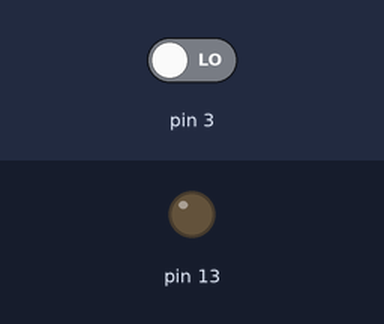
Recording of a sketch running on a simulated Arduino Uno, built with avr-gcc and run on an emulated ATmega328P. On the bench: output pins drawn as LEDs (lit = HIGH). The inputs (shaded band) are chosen by the test bench; at power-on: pin 3 LOW.

Above: at 1.2 s.
1.3 s: pin 3 driven HIGH
At 1.9 s:
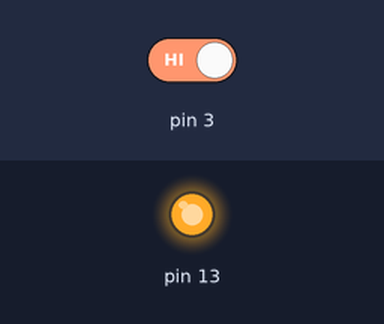
2.8 s: pin 3 driven LOW
At 4.2 s:
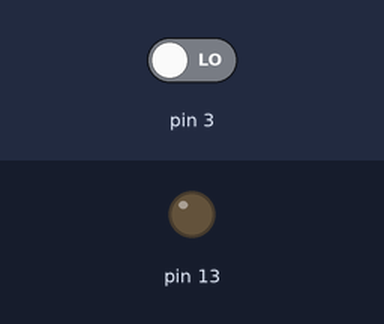
Timing chart, 0 to 5.8 s (numbered marks = the images above; inputs shaded):
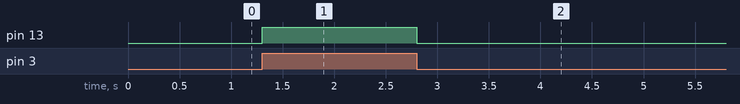

The sketch:

Switch_test.ino
```cpp
void setup() {
  pinMode(3, INPUT);
  pinMode(13, OUTPUT);
}

void loop() {
  digitalWrite(13, digitalRead(3));
}
```

Measured:
- after the input at 1.3 s, pin 13: LOW → HIGH at once
- after the input at 2.8 s, pin 13: HIGH → LOW at once
